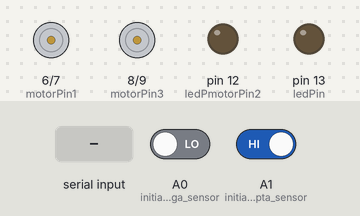
This sketch was run on a simulated Arduino Uno, built with avr-gcc and run on an emulated ATmega328P. On the bench: motor-driver pin pairs drawn as motors (green arrow = first pin HIGH = forward, orange = second pin HIGH = backward, longer = more drive, scaled by the enable pin), output pins drawn as LEDs (lit = HIGH). The inputs (shaded band) are chosen by the test bench; at power-on: A0 (initialize_stanga_sensor) LOW, A1 (initialize_dreapta_sensor) HIGH. What the sketch prints to the serial monitor is not drawn.

Above: at 1.2 s.
1.3 s: "1" received over Serial
At 2.5 s:
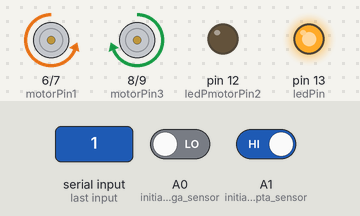
2.8 s: A0 (initialize_stanga_sensor) driven HIGH
At 3.8 s:
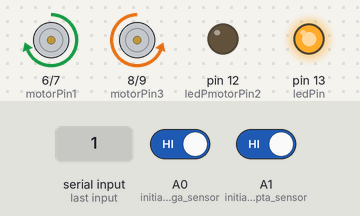
4.3 s: "0" received over Serial
At 5.0 s:
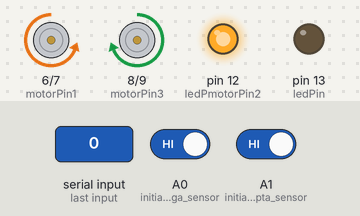
5.8 s: A1 (initialize_dreapta_sensor) driven LOW
At 6.1 s:
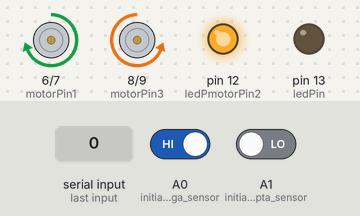
7.3 s: A0 (initialize_stanga_sensor) driven LOW
At 8.5 s:
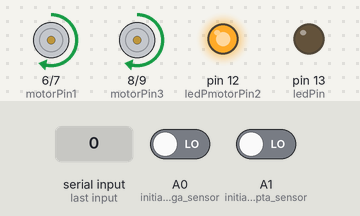
8.8 s: "1" received over Serial
At 9.6 s:
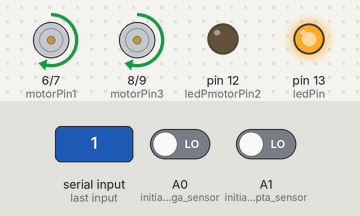
Timing chart, 0 to 11.3 s (numbered marks = the images above; inputs shaded):
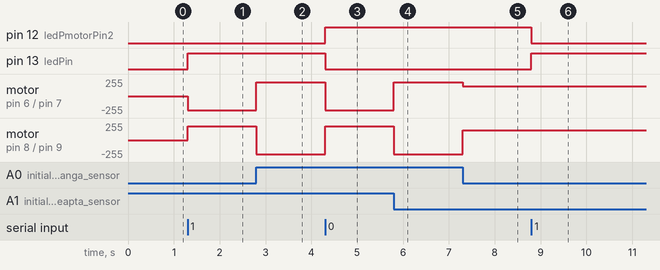

Measured:
- after the input at 1.3 s, pin 13 (ledPin): LOW → HIGH at once; motor on pin 6 (motorPin1) / pin 7 (motorPin2): stopped → backward 210/255 at once; motor on pin 8 (motorPin3) / pin 9 (motorPin4): stopped → forward 210/255 at once
- after the input at 2.8 s, motor on pin 6 (motorPin1) / pin 7 (motorPin2): backward 210/255 → forward 210/255 at once; motor on pin 8 (motorPin3) / pin 9 (motorPin4): forward 210/255 → backward 210/255 at once
- after the input at 4.3 s, pin 12 (ledPmotorPin2): LOW → HIGH at once; pin 13 (ledPin): HIGH → LOW at once; motor on pin 6 (motorPin1) / pin 7 (motorPin2): forward 210/255 → backward 210/255 at once; motor on pin 8 (motorPin3) / pin 9 (motorPin4): backward 210/255 → forward 210/255 at once
- after the input at 5.8 s, motor on pin 6 (motorPin1) / pin 7 (motorPin2): backward 210/255 → forward 210/255 at once; motor on pin 8 (motorPin3) / pin 9 (motorPin4): forward 210/255 → backward 210/255 at once
- after the input at 7.3 s, motor on pin 6 (motorPin1) / pin 7 (motorPin2): forward 210/255 → forward 150/255 at once; motor on pin 8 (motorPin3) / pin 9 (motorPin4): backward 210/255 → forward 150/255 at once
- after the input at 8.8 s, pin 12 (ledPmotorPin2): HIGH → LOW at once; pin 13 (ledPin): LOW → HIGH at once

The sketch:

slave_rfid_st_dr.ino
```cpp
#define ledPin 13
#define ledPmotorPin2 12
//#define DEBUG_
int state = 0;

#define motorPin1 6
#define motorPin2 7
#define motorPin3 8
#define motorPin4 9
#define enA 5
#define enB 10

int M1_Speed = 150; // speed of motor 1
int M2_Speed = 150; // speed of motor 2
int stangaRotationSpeed = 210;  // stanga Rotation Speed
int dreaptaRotationSpeed = 210; // dreapta Rotation Speed


void inainte()
{
  digitalWrite(motorPin1, HIGH);
  digitalWrite(motorPin2, LOW);
  digitalWrite(motorPin3, HIGH);
  digitalWrite(motorPin4, LOW);

  analogWrite(enA, M1_Speed);
  analogWrite(enB, M2_Speed);
}

void inapoi()
{
  digitalWrite(motorPin1, LOW);
  digitalWrite(motorPin2, HIGH);
  digitalWrite(motorPin3, LOW);
  digitalWrite(motorPin4, HIGH);

  analogWrite(enA, M1_Speed);
  analogWrite(enB, M2_Speed);
}

void dreapta()
{
  digitalWrite(motorPin1, HIGH);
  digitalWrite(motorPin2, LOW);
  digitalWrite(motorPin3, LOW);
  digitalWrite(motorPin4, HIGH);

  analogWrite(enA, stangaRotationSpeed);
  analogWrite(enB, dreaptaRotationSpeed);
}

void stanga()
{
  digitalWrite(motorPin1, LOW);
  digitalWrite(motorPin2, HIGH);
  digitalWrite(motorPin3, HIGH);
  digitalWrite(motorPin4, LOW);
//#ifdef DEBUG_
//Serial.print("stanga");
//#endif
  analogWrite(enA, stangaRotationSpeed);
  analogWrite(enB, dreaptaRotationSpeed);
}

void setup() {

  pinMode(motorPin1, OUTPUT);
  pinMode(motorPin2, OUTPUT);
  pinMode(motorPin3, OUTPUT);
  pinMode(motorPin4, OUTPUT);

  pinMode(enA, OUTPUT);
  pinMode(enB, OUTPUT);

  pinMode(A0, INPUT); // initialize stanga sensor as an input
  pinMode(A1, INPUT); // initialize dreapta sensor as an input


  pinMode(ledPin, OUTPUT);
   pinMode(ledPmotorPin2, OUTPUT);
  digitalWrite(ledPin, LOW);
  Serial.begin(38400); // Default communication rate of the Bluetooth module
}

void loop() {
  int stanga_SENSOR = digitalRead(A0);
  int dreapta_SENSOR = digitalRead(A1);


  if (Serial.available() > 0) { // if data available at serial port
    state = Serial.read(); // assign incoming data to variable state
    Serial.write(state);
  }
  // Controlling the LED
  if (state == '1') {
    digitalWrite(ledPin, HIGH);
     digitalWrite(ledPmotorPin2, LOW);// LED ON

    if (dreapta_SENSOR == 0 && stanga_SENSOR == 0) {
      inainte(); //inainte

    }

    else if (dreapta_SENSOR == 0 && stanga_SENSOR == 1) {
      dreapta(); //Move dreapta
    }

    else if (dreapta_SENSOR == 1 && stanga_SENSOR == 0) {
      stanga(); //Move stanga
    }

    else if (dreapta_SENSOR == 1 && stanga_SENSOR == 1) {
      dreapta();  //STOP
    }


   //state = 0;
  }

  else if (state == '0') {
    digitalWrite(ledPin, LOW);
    digitalWrite(ledPmotorPin2, HIGH);// LED ON

   if (dreapta_SENSOR == 0 && stanga_SENSOR == 0) {
      inainte(); //inainte
      ;
    }

   else if (dreapta_SENSOR == 0 && stanga_SENSOR == 1) {
      dreapta(); //Move dreapta

    }

    else if (dreapta_SENSOR == 1 && stanga_SENSOR == 0) {
      stanga(); //Move stanga

    }

   else if (dreapta_SENSOR == 1 && stanga_SENSOR == 1) {
      stanga();  //STOP
     ;
    }

    //state = 0;
  }

}
```
